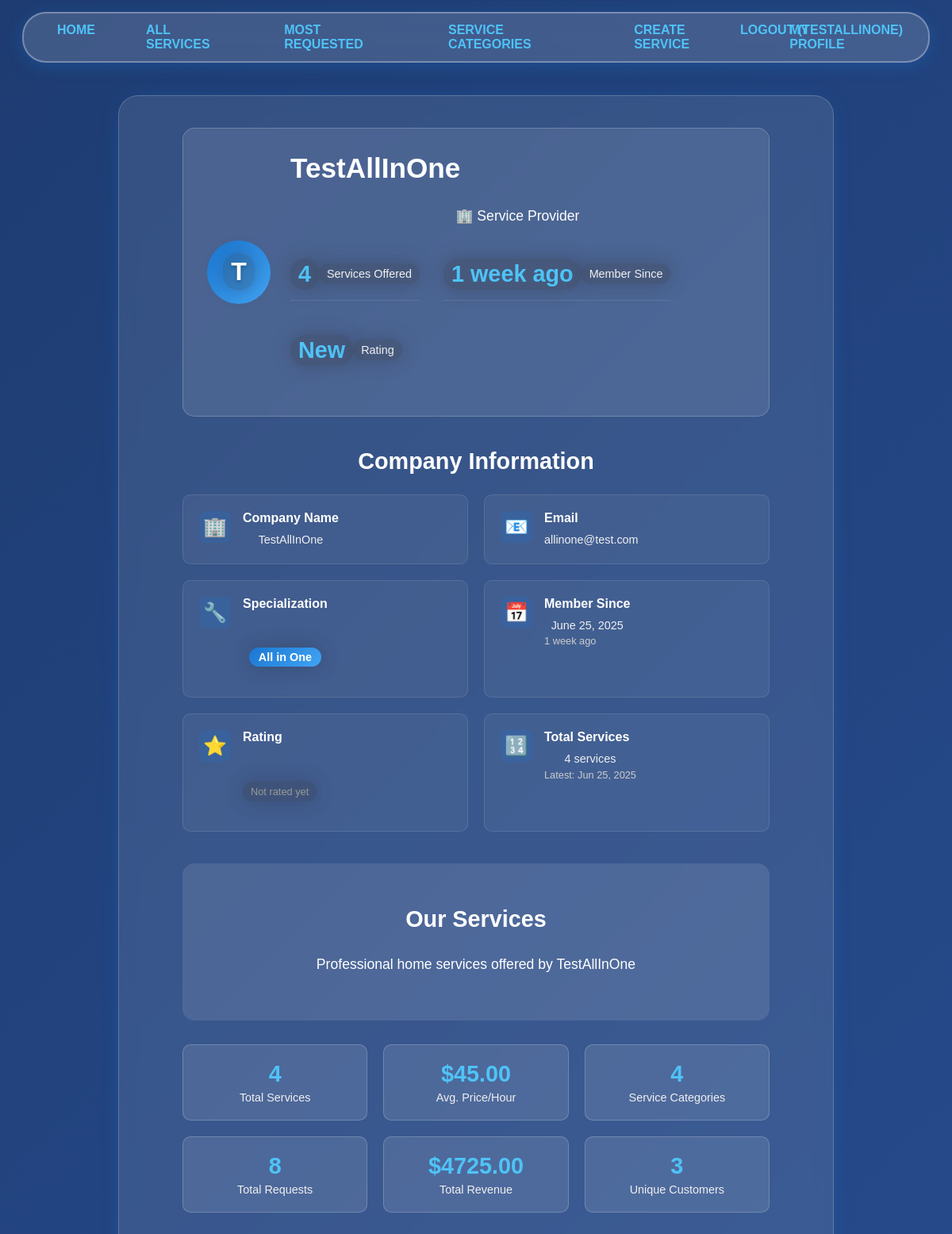
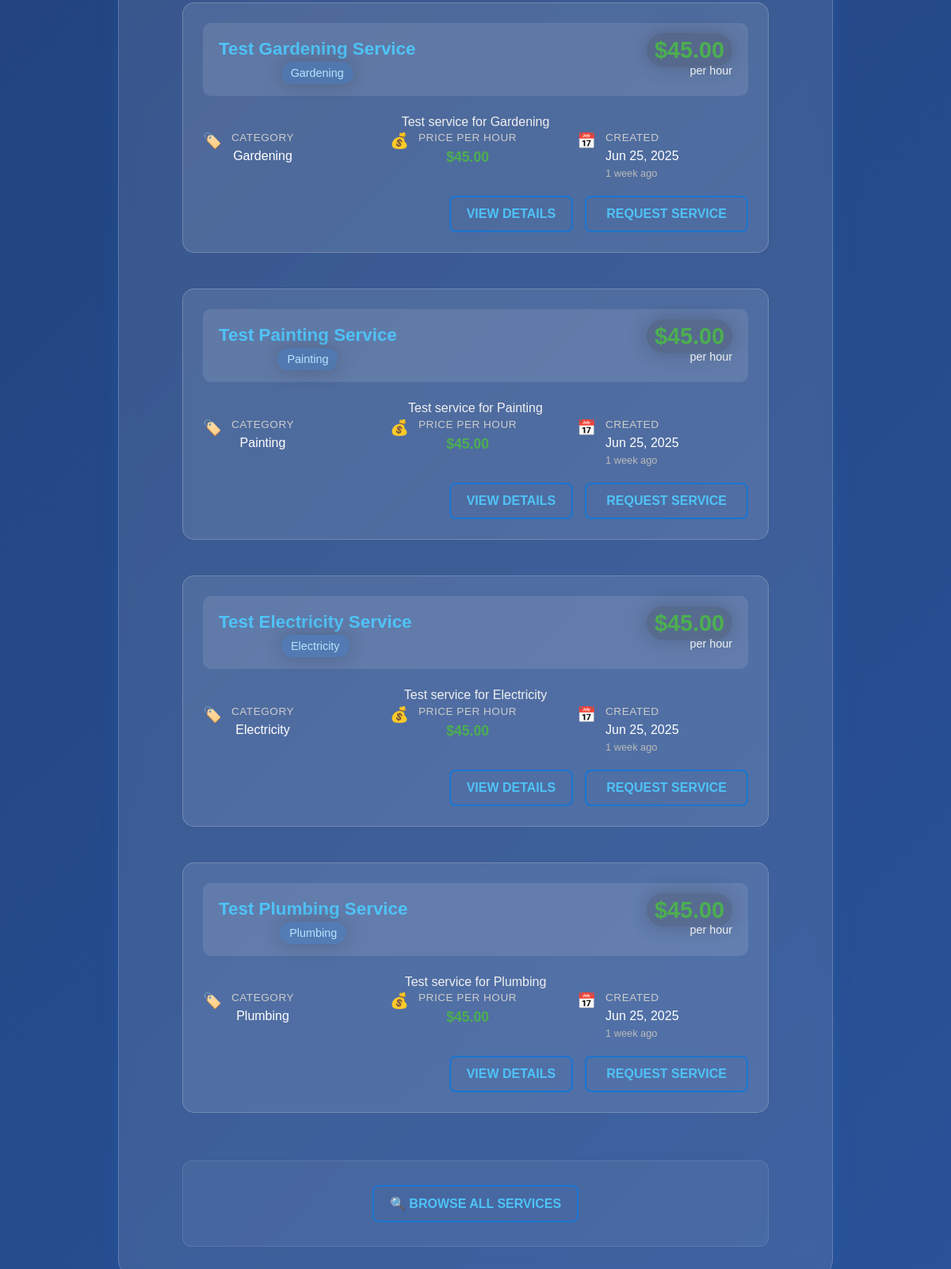
The app's page /company/TestAllInOne with its own data (2 pictures, top to bottom).
### users/models.py (models this page shows)
class User(AbstractUser):
    email = models.EmailField(unique=True)  # Email uniqueness validation
    is_company = models.BooleanField(default=False)  # Company user type
    is_customer = models.BooleanField(default=False)  # Customer user type

class Company(models.Model):
    FIELD_CHOICES = [
        ("Air Conditioner", "Air Conditioner"),
        ("All in One", "All in One"),  # Special company type - can create any service type
        ("Carpentry", "Carpentry"),
        ("Electricity", "Electricity"),
        ("Gardening", "Gardening"),
        ("Home Machines", "Home Machines"),
        ("Housekeeping", "Housekeeping"),
        ("Interior Design", "Interior Design"),
        ("Locks", "Locks"),
        ("Painting", "Painting"),
        ("Plumbing", "Plumbing"),
        ("Water Heaters", "Water Heaters"),
    ]
    user = models.OneToOneField(User, on_delete=models.CASCADE, primary_key=True)
    field_of_work = models.CharField(max_length=70, choices=FIELD_CHOICES)  # Required field of work
    rating = models.IntegerField(validators=[MinValueValidator(0), MaxValueValidator(5)], default=0)  # Company rating system

### services/models.py (models this page shows, shortened)
class Service(models.Model):
    FIELD_CHOICES = [
        ("Air Conditioner", "Air Conditioner"),
        ("Carpentry", "Carpentry"),
        ("Electricity", "Electricity"),
        ("Gardening", "Gardening"),
        ("Home Machines", "Home Machines"),
        ("Housekeeping", "Housekeeping"),
        ("Interior Design", "Interior Design"),
        ("Locks", "Locks"),
        ("Painting", "Painting"),
        ("Plumbing", "Plumbing"),
        ("Water Heaters", "Water Heaters"),
    ]
    company = models.ForeignKey(Company, on_delete=models.CASCADE)  # Company association
    name = models.CharField(max_length=40)  # Service name
    description = models.TextField()  # Service description
    price_hour = models.DecimalField(decimal_places=2, max_digits=8, validators=[MinValueValidator(0.00)])  # Price field
    field = models.CharField(max_length=30, choices=FIELD_CHOICES)  # Service field/category
    date_created = models.DateTimeField(auto_now_add=True)  # Date created for display

### netfix/views.py (the view)
# urls.py: path('company/<slug:name>', v.company_profile, name='company_profile')
def company_profile(request, name):
    user = get_object_or_404(User, username=name)
    if hasattr(user, 'company'):
        company = user.company
        services = Service.objects.filter(company=company).order_by("-date_created")  # Company services display
        service_requests = ServiceRequest.objects.filter(
            service__company=company
        ).select_related('customer__user', 'service').order_by('-request_date')
        avg_price = services.aggregate(avg_price=models.Avg('price_hour'))['avg_price'] or 0
        unique_categories = services.values('field').distinct().count()
        total_requests = service_requests.count()
        total_revenue = sum(request.calculated_cost() for request in service_requests)
        avg_request_value = total_revenue / total_requests if total_requests > 0 else 0
        unique_customers = service_requests.values('customer').distinct().count()
        return render(request, 'users/company_profile.html', {
            'user': user,  # All company information
            'company': company,  # Company details
            'services': services,  # Available services
            'service_requests': service_requests,  # Service requests from customers
            'avg_price': avg_price,  # Average price per hour
            'unique_categories': unique_categories,  # Number of different service categories
            'total_requests': total_requests,  # Total service requests received
            'total_revenue': total_revenue,  # Total revenue from requests
            'avg_request_value': avg_request_value,  # Average value per request
            'unique_customers': unique_customers,  # Number of unique customers
        })
    else:
        return render(request, 'users/error.html', {'message': 'User is not a company'})

### services/models.py (called while the page is built)
    def calculated_cost(self):
        return self.service.price_hour * self.hours_needed  # Automatic cost calculation

### users/templates/users/company_profile.html (shortened to what this page needs)
{% extends 'main/base.html' %}
{% block content %}
    <div class="company-profile-container">
        <div class="company-profile-header">
            <div class="company-avatar">
                <span class="company-initial">{{ user.username|first|upper }}</span>
            </div>
            <div class="company-info">
                <h1>{{ user.username }}</h1>
                <p class="company-type">🏢 Service Provider</p>
                <div class="company-stats">
                    <div class="stat-item">
                        <span class="stat-number">{{ services.count }}</span>
                        <span class="stat-label">Service{{ services.count|pluralize }} Offered</span>
                    </div>
                    <div class="stat-item">
                        <span class="stat-number">{{ user.date_joined|timesince|truncatewords:2 }} ago</span>
                        <span class="stat-label">Member Since</span>
                    </div>
                    <div class="stat-item">
                        <span class="stat-number">
                            {% if company.rating > 0 %}
                                {{ company.rating }}/5
                            {% else %}
                                New
                            {% endif %}
                        </span>
                        <span class="stat-label">Rating</span>
                    </div>
                </div>
            </div>
        </div>
        <div class="company-account-info">
            <h2>Company Information</h2>
            <div class="account-info-grid">
                <div class="info-card">
                    <div class="info-icon">🏢</div>
                    <div class="info-content">
                        <h4>Company Name</h4>
                        <p>{{ user.username }}</p>
                    </div>
                </div>
                <div class="info-card">
                    <div class="info-icon">📧</div>
                    <div class="info-content">
                        <h4>Email</h4>
                        <p>{{ user.email }}</p>
                    </div>
                </div>
                <div class="info-card">
                    <div class="info-icon">🔧</div>
                    <div class="info-content">
                        <h4>Specialization</h4>
                        <p>
                            {% if company.field_of_work == "All in One" %}
                                <span class="specialization-highlight">{{ company.field_of_work }}</span>
                            {% else %}
                                {{ company.field_of_work }}
                            {% endif %}
                        </p>
                    </div>
                </div>
                <div class="info-card">
                    <div class="info-icon">📅</div>
                    <div class="info-content">
                        <h4>Member Since</h4>
                        <p>{{ user.date_joined|date:"F d, Y" }}</p>
                        <small>{{ user.date_joined|timesince }} ago</small>
                    </div>
                </div>
                <div class="info-card">
                    <div class="info-icon">⭐</div>
                    <div class="info-content">
                        <h4>Rating</h4>
                        <p>
                            {% if company.rating > 0 %}
                                <span class="rating-stars">
                                    {% for i in "12345" %}
                                        {% if forloop.counter <= company.rating %}
                                            ⭐
                                        {% else %}
                                            ☆
                                        {% endif %}
                                    {% endfor %}
                                </span>
                                <span class="rating-text">{{ company.rating }}/5</span>
                            {% else %}
                                <span class="no-rating">Not rated yet</span>
                            {% endif %}
                        </p>
                    </div>
                </div>
                <div class="info-card">
                    <div class="info-icon">🔢</div>
                    <div class="info-content">
                        <h4>Total Services</h4>
                        <p>{{ services.count }} service{{ services.count|pluralize }}</p>
                        {% if services %}
                            <small>Latest: {{ services.first.date_created|date:"M d, Y" }}</small>
                        {% endif %}
                    </div>
                </div>
            </div>
        </div>
        <div class="company-services-section">
            <div class="services-header">
                <h2>Our Services</h2>
                <p class="services-subtitle">Professional home services offered by {{ user.username }}</p>
            </div>
            {% if services %}
                <div class="services-summary">
                    <div class="summary-stats">
                        <div class="summary-card">
                            <h4>{{ services.count }}</h4>
                            <p>Total Services</p>
                        </div>
                        <div class="summary-card">
                            <h4>${{ avg_price|floatformat:2|default:"0.00" }}</h4>
                            <p>Avg. Price/Hour</p>
                        </div>
                        <div class="summary-card">
                            <h4>{{ unique_categories|default:1 }}</h4>
                            <p>Service Categories</p>
                        </div>
                        <div class="summary-card">
                            <h4>{{ total_requests|default:0 }}</h4>
                            <p>Total Requests</p>
                        </div>
                        <div class="summary-card">
                            <h4>${{ total_revenue|floatformat:2|default:"0.00" }}</h4>
                            <p>Total Revenue</p>
                        </div>
                        <div class="summary-card">
                            <h4>{{ unique_customers|default:0 }}</h4>
                            <p>Unique Customers</p>
                        </div>
                    </div>
                </div>
                <div class="services-list">
                    {% for service in services %}
                        <div class="service-card">
                            <div class="service-header">
                                <div class="service-title">
                                    <h3><a href="/services/{{ service.id }}">{{ service.name }}</a></h3>
                                    <span class="service-category">{{ service.field }}</span>
                                </div>
                                <div class="service-price">
                                    <span class="price-amount">${{ service.price_hour }}</span>
                                    <small class="price-unit">per hour</small>
                                </div>
                            </div>
                            <div class="service-details">
                                <div class="service-description">
                                    <p>{{ service.description|truncatewords:25 }}</p>
                                </div>
                                <div class="service-meta">
                                    <div class="meta-item">
                                        <div class="meta-icon">🏷️</div>
                                        <div class="meta-content">
                                            <label>Category</label>
                                            <p>{{ service.field }}</p>
                                        </div>
                                    </div>
                                    <div class="meta-item">
                                        <div class="meta-icon">💰</div>
                                        <div class="meta-content">
                                            <label>Price per Hour</label>
                                            <p class="price-highlight">${{ service.price_hour }}</p>
                                        </div>
                                    </div>
                                    <div class="meta-item">
                                        <div class="meta-icon">📅</div>
                                        <div class="meta-content">
                                            <label>Created</label>
                                            <p>{{ service.date_created|date:"M d, Y" }}</p>
                                            <small>{{ service.date_created|timesince }} ago</small>
                                        </div>
                                    </div>
                                </div>
                            </div>
                            <div class="service-actions">
                                <a href="/services/{{ service.id }}" class="btn btn-outline">View Details</a>
                                <a href="/services/{{ service.id }}/request_service/" class="btn btn-secondary">Request Service</a>
                            </div>
                        </div>
                    {% endfor %}
                </div>
            {% endif %}
        </div>
        <div class="profile-actions">
            <div class="action-buttons">
                <a href="/services/" class="btn btn-outline">🔍 Browse All Services</a>
            </div>
        </div>
    </div>
{% endblock %}

### main/templates/main/navbar.html (shortened to what this page needs)
<nav class="navbar">
    <ul>
        <li><a href="/">Home</a></li>
        <li><a href="/services/">All Services</a></li>
        <li><a href="/services/most-requested/">Most Requested</a></li>
        <li>
            <a href="/services/">Service Categories</a>
        </li>
        {% if user.is_authenticated %}
            {% if user.is_company %}
                <li><a href="/services/create/">Create Service</a></li>
                <li><a href="/company/{{ user.username }}">My Profile</a></li>
            {% elif user.is_customer %}
                <li><a href="/customer/{{ user.username }}">My Profile</a></li>
            {% endif %}
            <li class="last_navbar"><a href="/register/logout/">Logout ({{ user.username }})</a></li>
        {% else %}
            <li><a href="/register/">Register</a></li>
            <li class="last_navbar"><a href="/register/login/">Login</a></li>
        {% endif %}
    </ul>
</nav>

### records on screen
User: username "TESTALLINONE", username|first "T", username "TestAllInOne", date_joined "1 week", email "allinone@test.com", date_joined "June 25, 2025"
Company: field_of_work "All in One"
Service: first.date_created "Jun 25, 2025", name "Test Gardening Service", field "Gardening", price_hour "45.00", description "Test service for Gardening", date_created "Jun 25, 2025", date_created "1 week"
Service: name "Test Painting Service", field "Painting", price_hour "45.00", description "Test service for Painting", date_created "Jun 25, 2025", date_created "1 week"
Service: name "Test Electricity Service", field "Electricity", price_hour "45.00", description "Test service for Electricity", date_created "Jun 25, 2025", date_created "1 week"
Service: name "Test Plumbing Service", field "Plumbing", price_hour "45.00", description "Test service for Plumbing", date_created "Jun 25, 2025", date_created "1 week"

### other values on screen
{{ services.count }} "4"
{{ avg_price|floatformat:2|default:"0.00" }} "45.00"
{{ unique_categories|default:1 }} "4"
{{ total_requests|default:0 }} "8"
{{ total_revenue|floatformat:2|default:"0.00" }} "4725.00"
{{ unique_customers|default:0 }} "3"
